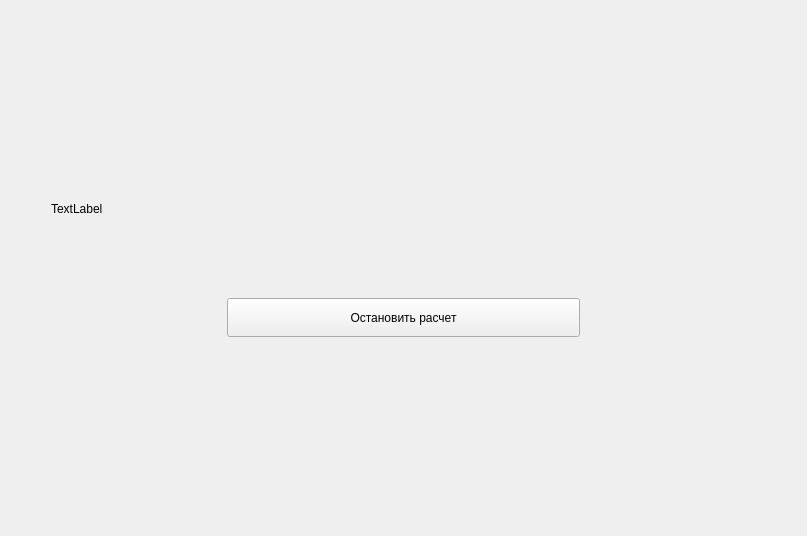
<?xml version="1.0" encoding="UTF-8"?>
<ui version="4.0">
 <class>Form</class>
 <widget class="QWidget" name="Form">
  <property name="geometry">
   <rect>
    <x>0</x>
    <y>0</y>
    <width>807</width>
    <height>536</height>
   </rect>
  </property>
  <property name="windowTitle">
   <string>Form</string>
  </property>
  <property name="styleSheet">
   <string notr="true"/>
  </property>
  <layout class="QGridLayout" name="gridLayout">
   <item row="0" column="0">
    <widget class="QWidget" name="background_widget" native="true">
     <layout class="QGridLayout" name="gridLayout_2">
      <property name="leftMargin">
       <number>0</number>
      </property>
      <property name="topMargin">
       <number>0</number>
      </property>
      <property name="rightMargin">
       <number>0</number>
      </property>
      <property name="bottomMargin">
       <number>0</number>
      </property>
      <property name="spacing">
       <number>0</number>
      </property>
      <item row="0" column="2">
       <spacer name="verticalSpacer_2">
        <property name="orientation">
         <enum>Qt::Orientation::Vertical</enum>
        </property>
        <property name="sizeHint" stdset="0">
         <size>
          <width>20</width>
          <height>189</height>
         </size>
        </property>
       </spacer>
      </item>
      <item row="0" column="3">
       <spacer name="verticalSpacer">
        <property name="orientation">
         <enum>Qt::Orientation::Vertical</enum>
        </property>
        <property name="sizeHint" stdset="0">
         <size>
          <width>20</width>
          <height>189</height>
         </size>
        </property>
       </spacer>
      </item>
      <item row="1" column="0">
       <spacer name="horizontalSpacer">
        <property name="orientation">
         <enum>Qt::Orientation::Horizontal</enum>
        </property>
        <property name="sizeType">
         <enum>QSizePolicy::Policy::Maximum</enum>
        </property>
        <property name="sizeHint" stdset="0">
         <size>
          <width>40</width>
          <height>20</height>
         </size>
        </property>
       </spacer>
      </item>
      <item row="1" column="1" colspan="4">
       <widget class="QLabel" name="progress_widget">
        <property name="text">
         <string>TextLabel</string>
        </property>
       </widget>
      </item>
      <item row="1" column="5">
       <spacer name="horizontalSpacer_2">
        <property name="orientation">
         <enum>Qt::Orientation::Horizontal</enum>
        </property>
        <property name="sizeType">
         <enum>QSizePolicy::Policy::Maximum</enum>
        </property>
        <property name="sizeHint" stdset="0">
         <size>
          <width>40</width>
          <height>20</height>
         </size>
        </property>
       </spacer>
      </item>
      <item row="2" column="2">
       <spacer name="verticalSpacer_15">
        <property name="orientation">
         <enum>Qt::Orientation::Vertical</enum>
        </property>
        <property name="sizeType">
         <enum>QSizePolicy::Policy::Maximum</enum>
        </property>
        <property name="sizeHint" stdset="0">
         <size>
          <width>20</width>
          <height>40</height>
         </size>
        </property>
       </spacer>
      </item>
      <item row="2" column="3">
       <spacer name="verticalSpacer_16">
        <property name="orientation">
         <enum>Qt::Orientation::Vertical</enum>
        </property>
        <property name="sizeType">
         <enum>QSizePolicy::Policy::Maximum</enum>
        </property>
        <property name="sizeHint" stdset="0">
         <size>
          <width>20</width>
          <height>40</height>
         </size>
        </property>
       </spacer>
      </item>
      <item row="3" column="2">
       <spacer name="verticalSpacer_13">
        <property name="orientation">
         <enum>Qt::Orientation::Vertical</enum>
        </property>
        <property name="sizeType">
         <enum>QSizePolicy::Policy::Maximum</enum>
        </property>
        <property name="sizeHint" stdset="0">
         <size>
          <width>20</width>
          <height>40</height>
         </size>
        </property>
       </spacer>
      </item>
      <item row="3" column="3">
       <spacer name="verticalSpacer_14">
        <property name="orientation">
         <enum>Qt::Orientation::Vertical</enum>
        </property>
        <property name="sizeType">
         <enum>QSizePolicy::Policy::Maximum</enum>
        </property>
        <property name="sizeHint" stdset="0">
         <size>
          <width>20</width>
          <height>40</height>
         </size>
        </property>
       </spacer>
      </item>
      <item row="4" column="1">
       <spacer name="verticalSpacer_17">
        <property name="orientation">
         <enum>Qt::Orientation::Vertical</enum>
        </property>
        <property name="sizeType">
         <enum>QSizePolicy::Policy::Maximum</enum>
        </property>
        <property name="sizeHint" stdset="0">
         <size>
          <width>20</width>
          <height>40</height>
         </size>
        </property>
       </spacer>
      </item>
      <item row="4" column="2" colspan="2">
       <widget class="QPushButton" name="btn_stop">
        <property name="sizePolicy">
         <sizepolicy hsizetype="Minimum" vsizetype="Minimum">
          <horstretch>0</horstretch>
          <verstretch>0</verstretch>
         </sizepolicy>
        </property>
        <property name="text">
         <string>Остановить расчет</string>
        </property>
       </widget>
      </item>
      <item row="4" column="4">
       <spacer name="verticalSpacer_18">
        <property name="orientation">
         <enum>Qt::Orientation::Vertical</enum>
        </property>
        <property name="sizeType">
         <enum>QSizePolicy::Policy::Maximum</enum>
        </property>
        <property name="sizeHint" stdset="0">
         <size>
          <width>20</width>
          <height>40</height>
         </size>
        </property>
       </spacer>
      </item>
      <item row="5" column="2">
       <spacer name="verticalSpacer_5">
        <property name="orientation">
         <enum>Qt::Orientation::Vertical</enum>
        </property>
        <property name="sizeHint" stdset="0">
         <size>
          <width>20</width>
          <height>189</height>
         </size>
        </property>
       </spacer>
      </item>
      <item row="5" column="3">
       <spacer name="verticalSpacer_7">
        <property name="orientation">
         <enum>Qt::Orientation::Vertical</enum>
        </property>
        <property name="sizeHint" stdset="0">
         <size>
          <width>20</width>
          <height>189</height>
         </size>
        </property>
       </spacer>
      </item>
     </layout>
    </widget>
   </item>
  </layout>
 </widget>
 <resources/>
 <connections/>
</ui>
